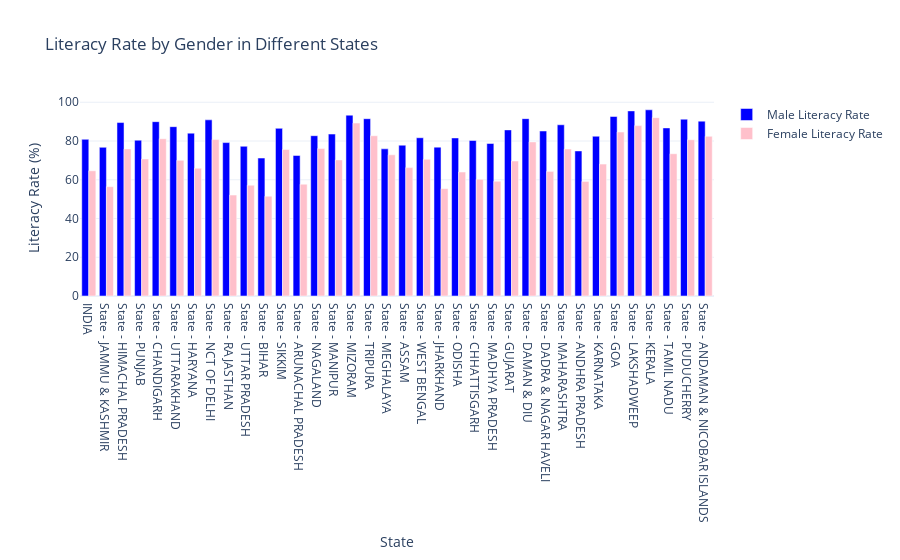

Here is the notebook cell this chart was saved with:
### Code cell
# Create a bar plot
fig = go.Figure()
fig.add_trace(go.Bar(
    x=states,
    y=male_lit_rate,
    name="Male Literacy Rate",
    marker_color="blue"
))

fig.add_trace(go.Bar(
    x=states,
    y=female_lit_rate,
    name="Female Literacy Rate",
    marker_color="pink"
))

# Update layout
fig.update_layout(
    title="Literacy Rate by Gender in Different States",
    xaxis_title='State',
    yaxis_title="Literacy Rate (%)",
    barmode='group',
    template="plotly_white"
)

# Show the plot
fig.show()

# Conversion of png image to html to view interactive plot
fig.write_html("literacy_rate_by_gender.html")

### Figure 1 — Plotly figure (JSON) as saved in the notebook; plotly's stock layout.template omitted (floating-point values rounded to 4 significant figures)
{"data": [{"marker": {"color": "blue"}, "name": "Male Literacy Rate", "type": "bar", "x": ["INDIA", "State - JAMMU & KASHMIR", "State - HIMACHAL PRADESH", "State - PUNJAB", "State - CHANDIGARH", "State - UTTARAKHAND", "State - HARYANA", "State - NCT OF DELHI", "State - RAJASTHAN", "State - UTTAR PRADESH", "State - BIHAR", "State - SIKKIM", "State - ARUNACHAL PRADESH", "State - NAGALAND", "State - MANIPUR", "State - MIZORAM", "State - TRIPURA", "State - MEGHALAYA", "State - ASSAM", "State - WEST BENGAL", "State - JHARKHAND", "State - ODISHA", "State - CHHATTISGARH", "State - MADHYA PRADESH", "State - GUJARAT", "State - DAMAN & DIU", "State - DADRA & NAGAR HAVELI", "State - MAHARASHTRA", "State - ANDHRA PRADESH", "State - KARNATAKA", "State - GOA", "State - LAKSHADWEEP", "State - KERALA", "State - TAMIL NADU", "State - PUDUCHERRY", "State - ANDAMAN & NICOBAR ISLANDS"], "y": [80.88, 76.75, 89.53, 80.44, 89.99, 87.4, 84.06, 90.94, 79.19, 77.28, 71.2, 86.55, 72.55, 82.75, 83.58, 93.35, 91.53, 75.95, 77.85, 81.69, 76.84, 81.59, 80.27, 78.73, 85.75, 91.54, 85.17, 88.38, 74.88, 82.47, 92.65, 95.56, 96.11, 86.77, 91.26, 90.27]}, {"marker": {"color": "pink"}, "name": "Female Literacy Rate", "type": "bar", "x": ["INDIA", "State - JAMMU & KASHMIR", "State - HIMACHAL PRADESH", "State - PUNJAB", "State - CHANDIGARH", "State - UTTARAKHAND", "State - HARYANA", "State - NCT OF DELHI", "State - RAJASTHAN", "State - UTTAR PRADESH", "State - BIHAR", "State - SIKKIM", "State - ARUNACHAL PRADESH", "State - NAGALAND", "State - MANIPUR", "State - MIZORAM", "State - TRIPURA", "State - MEGHALAYA", "State - ASSAM", "State - WEST BENGAL", "State - JHARKHAND", "State - ODISHA", "State - CHHATTISGARH", "State - MADHYA PRADESH", "State - GUJARAT", "State - DAMAN & DIU", "State - DADRA & NAGAR HAVELI", "State - MAHARASHTRA", "State - ANDHRA PRADESH", "State - KARNATAKA", "State - GOA", "State - LAKSHADWEEP", "State - KERALA", "State - TAMIL NADU", "State - PUDUCHERRY", "State - ANDAMAN & NICOBAR ISLANDS"], "y": [64.63, 56.43, 75.93, 70.73, 81.19, 70.01, 65.94, 80.76, 52.12, 57.18, 51.5, 75.61, 57.7, 76.11, 70.26, 89.27, 82.73, 72.89, 66.27, 70.54, 55.42, 64.01, 60.24, 59.24, 69.68, 79.55, 64.32, 75.87, 59.15, 68.08, 84.66, 87.95, 92.07, 73.44, 80.67, 82.43]}], "layout": {"autosize": true, "barmode": "group", "title": {"text": "Literacy Rate by Gender in Different States"}, "xaxis": {"autorange": false, "range": [-0.5, 35.5], "title": {"text": "State"}, "type": "category"}, "yaxis": {"autorange": false, "range": [0, 101.2], "title": {"text": "Literacy Rate (%)"}, "type": "linear"}}}
